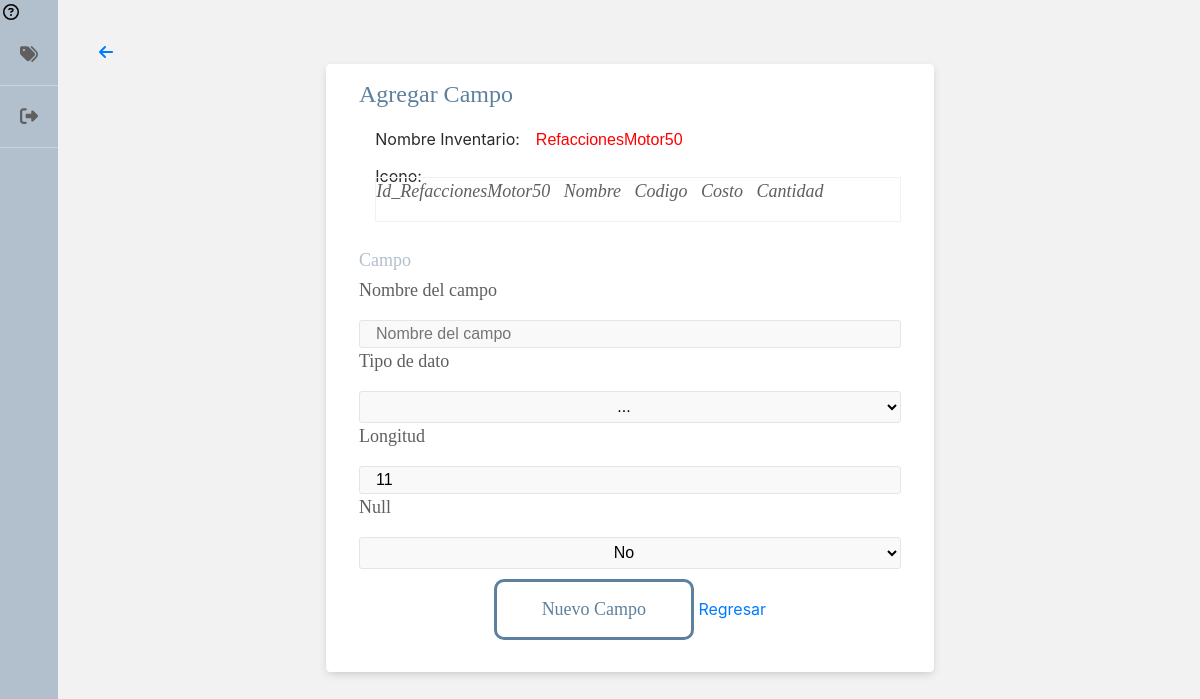
/SARA/Add_campo.php?n=RefaccionesMotor50 (signed in), run on the app's committed database.
### tables this page shows
CREATE TABLE `categorias` (
  `id_categoria` int(11) NOT NULL,
  `nombre` varchar(200) NOT NULL,
  `icono` varchar(200) NOT NULL,
  `campo` varchar(200) NOT NULL,
  `tipo` varchar(200) NOT NULL,
  `longitud` varchar(200) NOT NULL,
  `nulo` varchar(200) NOT NULL
);

### SARA/Add_campo.php (the view, shortened to what this page needs)
<!DOCTYPE html>
<html lang="es">
<head>
	<?php require("Est/head.php"); ?>
	<link href="css/formulario-newI.css" rel="stylesheet">
	<link rel="stylesheet" href="https://use.fontawesome.com/releases/v5.6.3/css/all.css">
</head>
<body>
	<div class="container-fluid">
		<div class="row">
			<?php require("Est/nav.php"); ?>
			<main class="main col">
				<a href="Modificar-categoria.php?n=<?php echo $_GET['n']; ?>&i=<?php echo $_GET['i']; ?>"><i class="fas fa-arrow-left"></i></a>
				<div class="row">
					<div class="columna col-lg-12">
						<div class="container" >
							<div id="dynamicDiv">
								<form action="SQL/Add_campo.php" method="POST" name="form_categoria" onsubmit="Cargar()">
									<div class="row">
										<h2>Agregar Campo</h2>
										<?php
										require('SQL/conexion.php');
										$Nombre=$_GET['n'];
										$icono=$_GET['i'];
										echo'
										<div class="input-group input-group-icon detalles_inv">
										Nombre Inventario:<input class="nombreIn" type="text" value="'.$Nombre.'" name="nombre_categoria" Readonly>
										</div>
										<div class="input-group input-group-icon detalles_inv icon">
										Icono:  &nbsp <p><i class="'.$icono.'" style="color:red"></i></p>
										<input type="text" value="'.$icono.'" name="icono" hidden>
										</div>
										<div class="input-group input-group-icon  campos" style="border:1px solid #f2f2f2">
										<p> <i>Id_'.$Nombre.'&nbsp;&nbsp;</i>
										';
										$campos_registrados='Select campo from Categorias where nombre="'.$Nombre.'"';
										$resultado=$base->prepare($campos_registrados);
										$resultado->execute();
										while ($campos=$resultado->fetch(PDO::FETCH_ASSOC)) {
											echo'
											<i>'.$campos['campo'].'</i>&nbsp;&nbsp;
											';
										}
										echo "</p></div> ";
										?>
										<h4><br>Campo</h4>
										<p>Nombre del campo</p>
										<div class="input-group input-group-icon">
											<input type="text" placeholder="Nombre del campo" name="nombre_campo"
											onkeyup="this.value=NumText(this.value)" required />
										</div>
										<p>Tipo de dato</p>
										<div class="input-group input-group-icon">
											<select name="tipo" required>
												<option value="" disabled selected> ... </option>
											</select>
										</div>
										<p>Longitud</p>
										<div class="input-group input-group-icon">
											<input type="number" name="longitud" min="0" max="255" value="11" />
										</div>
										<p>Null</p>
										<div class="input-group input-group-icon">
											<select name="null">
												<option value="Not Null">No</option>
											</select>
										</div>
									</div>
									<div style="margin-top: 2%;"><center>
										<input type="submit" value="Nuevo Campo" name="nuevo">
										<a href="<?php echo 'Modificar-categoria.php?n='.$Nombre.'&i='.$icono.'' ?>" name="terminar"> Regresar</a></center>
									</div>
								</form>
							</div>
						</div>
					</div>
				</div>
			</main>
		</div>
	</div>
</body>
</html>

### SARA/css/estilos.css (style rules this page uses)
body { background:#f2f2f2; background-image: url("../img/fondo.png"); background-repeat: no-repeat; background-attachment: fixed; background-position: right; }
h2 { font-family: Museo slab; font-weight: 300; font-style: normal; font-size: 24px; line-height: 28px; letter-spacing: 0px; color: #5d809f; }
h4 { font-family: 'Brandon Grotesque'; font-weight: regular; font-style: black; font-size: 18px; line-height: 18px; color: #b2bfcc; }
p { font-family: 'Brandon Grotesque'; font-weight: regular; font-style: normal; font-size: 18px; letter-spacing: 0px; color: #5f5f5f; }
.main { padding-top: 40px; }
@media screen and (max-width: 1350px) { .main { margin-left: 7%; width: 60%; margin-right: 2%; } }

### SARA/css/tablas.css (style rules this page uses)
*, *::before, *::after { box-sizing: border-box; }
a { color: #007bff; text-decoration: none; background-color: transparent; -webkit-text-decoration-skip: objects; }

### SARA/css/formulario-newI.css (style rules this page uses)
input, input[type="radio"] + label, select option, select { width: 100%; background-color: #f9f9f9;; border: 1px solid #e5e5e5;; border-radius: 3px; -webkit-transition: 0.35s ease-in-out; -moz-transition: 0.35s ease-in-out; -o-transition: 0.35s ease-in-out; transition: 0.35s ease-in-out; transition: all 0.35s ease-in-out; }
input[type="radio"] + label, select { display: inline-block; width: 100%; text-align: center; float: left; border-radius: 0; padding:0px; }
select { height: 2em; line-height: 2; }
select:first-of-type { border-top-left-radius: 3px; border-bottom-left-radius: 3px; }
select:last-of-type { border-top-right-radius: 3px; border-bottom-right-radius: 3px; }
select option { background-color: #f9f9f9;; color: #000; }
.input-group { margin-bottom: 0em; zoom: 1; }
.input-group:before, .input-group:after { content: ""; display: table; }
.input-group:after { clear: both; }
.input-group-icon { position: relative; }
.input-group-icon input { padding-left: 1em; }
.container { max-width: 38em; padding: 1em 3em 2em 3em; margin: 0em auto; background-color: #fff; border-radius: 4.2px; box-shadow: 0px 3px 10px -2px rgba(0, 0, 0, 0.2); }
.row { zoom: 1; }
.row:before, .row:after { content: ""; display: table; }
.row:after { clear: both; }
input[type="submit"] { background: transparent; cursor: pointer; font-family: 'Brandon Grotesque'; font-weight: medium; font-style: normal; font-size: 18px; line-height: 35px; letter-spacing: 0px; color: #5d809f;; display: inline-block; padding:10px; width: 200px; border: 3px solid #5d809f;; border-radius: 10px; transition: all .3s ease; outline:none; text-decoration: none; }

### SARA/Add_campo.php (style rules this page uses)
.campos { margin-top: -2%; margin-left: 3%; margin-bottom: 2%; }
.detalles_inv { margin-top: 2%; margin-left: 3%; }
.nombreIn { border: none; background-color: #fff; color: red; width:50%; transition: 0; }

### data on the page
categorias: campo "Nombre"
categorias: campo "Codigo"
categorias: campo "Costo"
categorias: campo "Cantidad"

### other printed values
$Nombre "RefaccionesMotor50"
